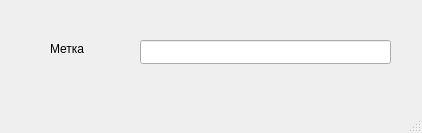
<?xml version="1.0" encoding="UTF-8"?>
<ui version="4.0">
 <class>MainWindow</class>
 <widget class="QMainWindow" name="MainWindow">
  <property name="geometry">
   <rect>
    <x>0</x>
    <y>0</y>
    <width>422</width>
    <height>133</height>
   </rect>
  </property>
  <property name="windowTitle">
   <string>MainWindow</string>
  </property>
  <widget class="QWidget" name="centralwidget">
   <widget class="QLineEdit" name="myLineEdit">
    <property name="geometry">
     <rect>
      <x>140</x>
      <y>40</y>
      <width>251</width>
      <height>24</height>
     </rect>
    </property>
   </widget>
   <widget class="QLabel" name="myLabel">
    <property name="geometry">
     <rect>
      <x>50</x>
      <y>40</y>
      <width>62</width>
      <height>18</height>
     </rect>
    </property>
    <property name="text">
     <string>Метка</string>
    </property>
   </widget>
  </widget>
  <widget class="QMenuBar" name="menubar">
   <property name="geometry">
    <rect>
     <x>0</x>
     <y>0</y>
     <width>422</width>
     <height>25</height>
    </rect>
   </property>
  </widget>
  <widget class="QStatusBar" name="statusbar"/>
 </widget>
 <resources/>
 <connections>
  <connection>
   <sender>myLineEdit</sender>
   <signal>textChanged(QString)</signal>
   <receiver>myLabel</receiver>
   <slot>setText(QString)</slot>
   <hints>
    <hint type="sourcelabel">
     <x>314</x>
     <y>74</y>
    </hint>
    <hint type="destinationlabel">
     <x>81</x>
     <y>80</y>
    </hint>
   </hints>
  </connection>
 </connections>
</ui>
